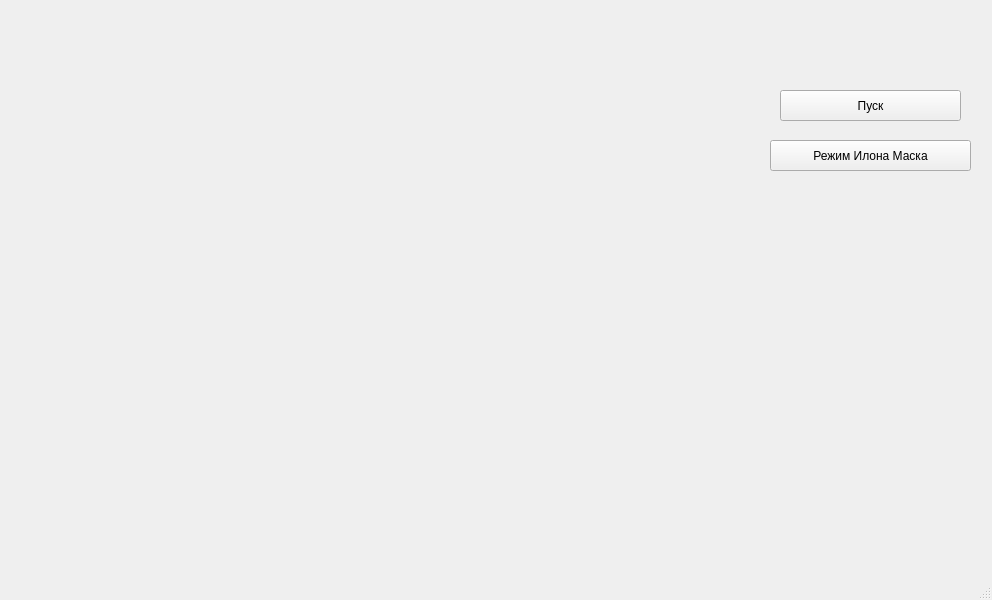
<?xml version="1.0" encoding="UTF-8"?>
<ui version="4.0">
 <class>MainWindow</class>
 <widget class="QMainWindow" name="MainWindow">
  <property name="geometry">
   <rect>
    <x>0</x>
    <y>0</y>
    <width>992</width>
    <height>600</height>
   </rect>
  </property>
  <property name="sizePolicy">
   <sizepolicy hsizetype="Preferred" vsizetype="Preferred">
    <horstretch>0</horstretch>
    <verstretch>0</verstretch>
   </sizepolicy>
  </property>
  <property name="windowTitle">
   <string>MainWindow</string>
  </property>
  <widget class="QWidget" name="centralwidget">
   <widget class="QPushButton" name="pushButton">
    <property name="geometry">
     <rect>
      <x>780</x>
      <y>90</y>
      <width>181</width>
      <height>31</height>
     </rect>
    </property>
    <property name="text">
     <string>Пуск</string>
    </property>
   </widget>
   <widget class="QPushButton" name="pushButton_2">
    <property name="geometry">
     <rect>
      <x>770</x>
      <y>140</y>
      <width>201</width>
      <height>31</height>
     </rect>
    </property>
    <property name="text">
     <string>Режим Илона Маска</string>
    </property>
   </widget>
  </widget>
  <widget class="QMenuBar" name="menubar">
   <property name="geometry">
    <rect>
     <x>0</x>
     <y>0</y>
     <width>992</width>
     <height>27</height>
    </rect>
   </property>
  </widget>
  <widget class="QStatusBar" name="statusbar"/>
 </widget>
 <resources/>
 <connections/>
</ui>
